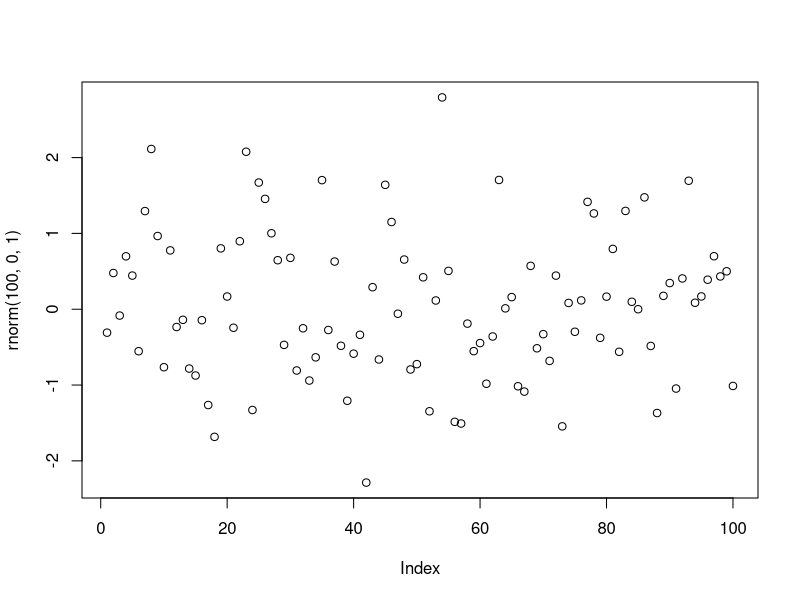

The R script that drew this image:
## ---- chunk 1
#Simulate some data
plot(rnorm(100,0,1))
